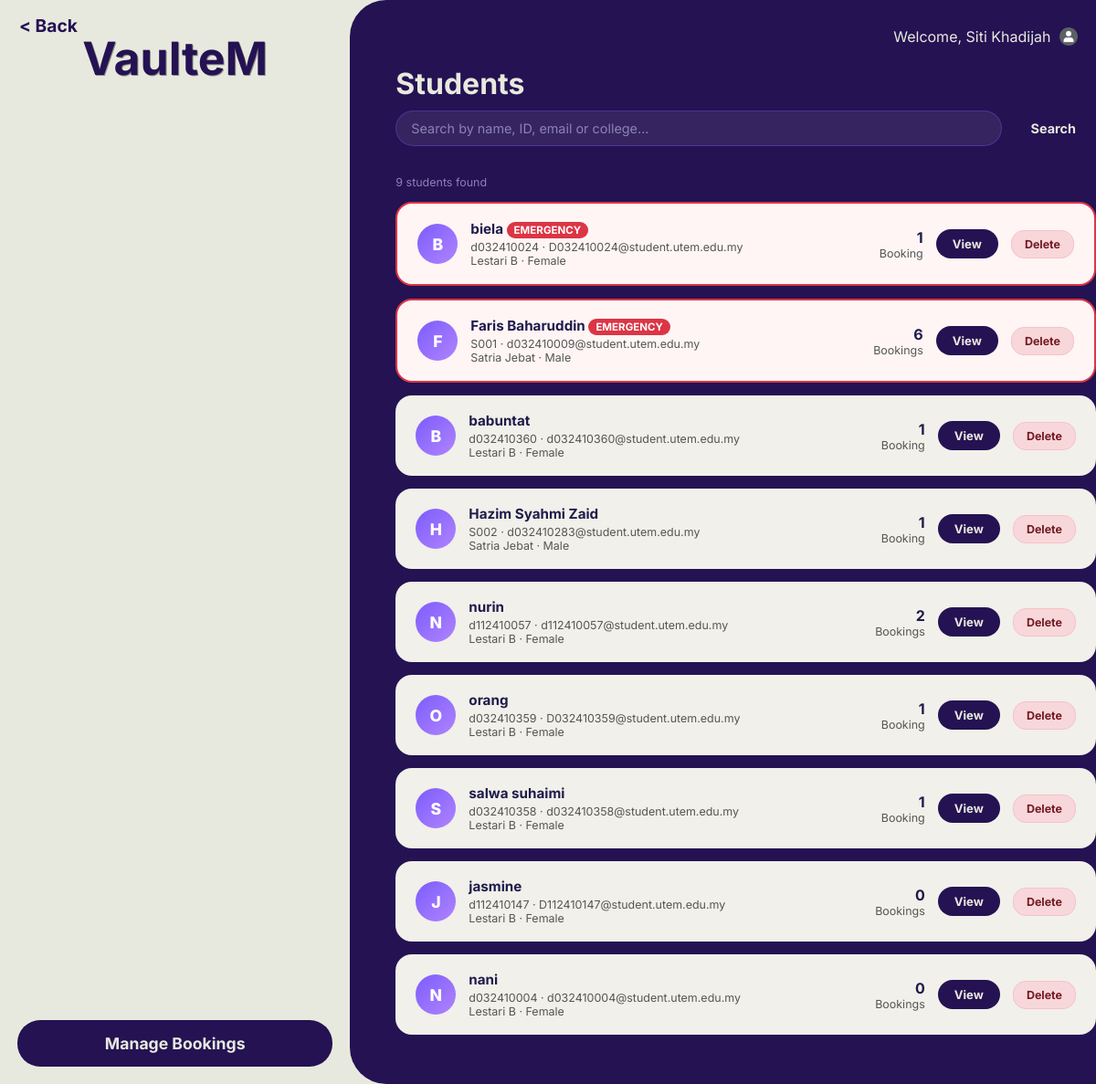
The app's page /staffStudentList.php (signed in), older data.
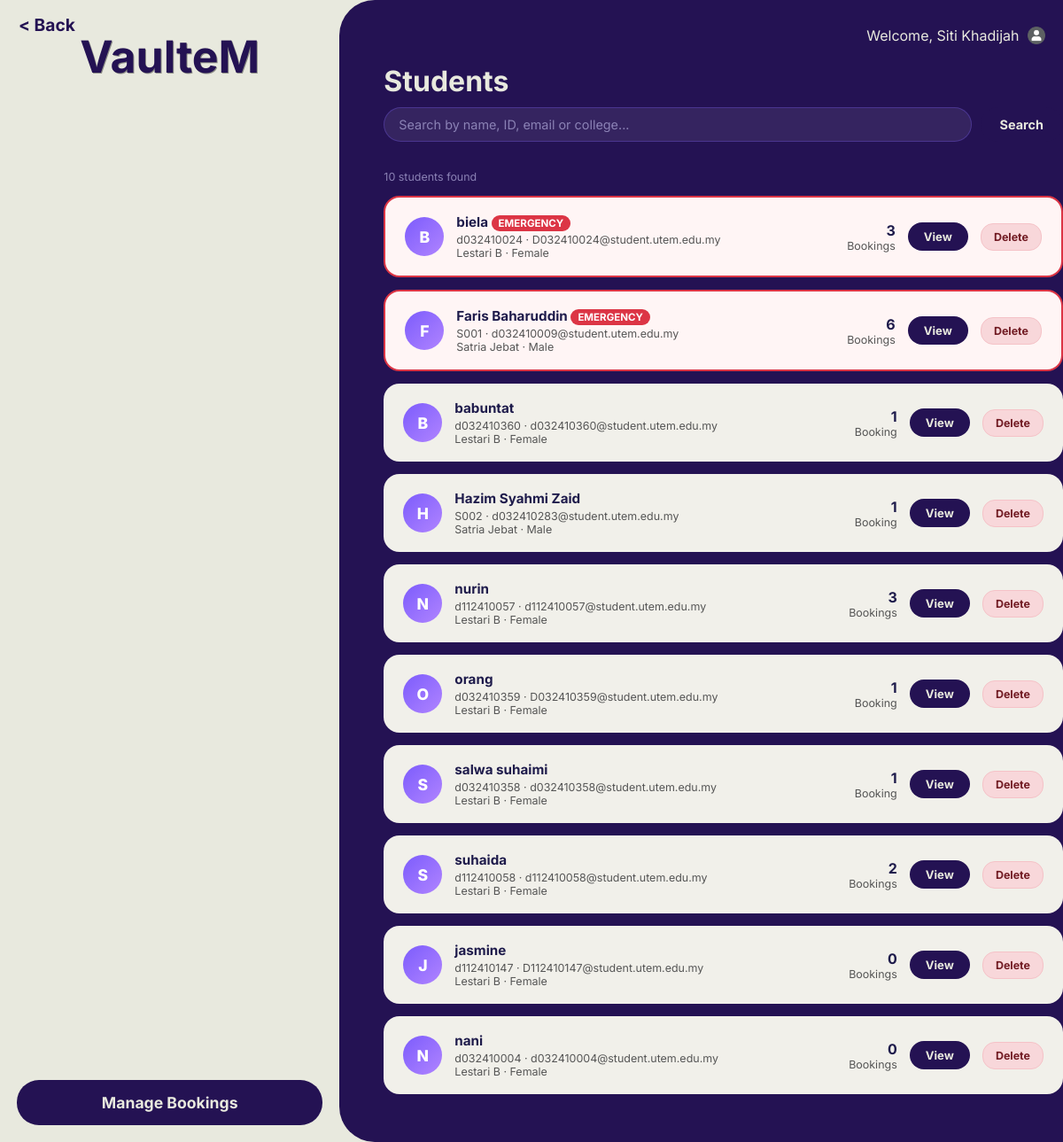
The same page, newer data.
### tables this page shows
CREATE TABLE `student` (
  `Student_ID` varchar(10) NOT NULL,
  `Student_Name` varchar(100) NOT NULL,
  `Student_Mail` varchar(30) NOT NULL,
  `Student_Password` varchar(100) NOT NULL,
  `Student_PhoneNo` char(15) NOT NULL,
  `Gender` char(1) NOT NULL,
  `Residential_ID` int(100) NOT NULL
);

CREATE TABLE `residential_college` (
  `Residential_ID` int(100) NOT NULL,
  `Residential_Block` varchar(100) NOT NULL,
  `Gender_Type` char(1) NOT NULL
);

### staffStudentList.php (the view, shortened to what this page needs)
<?php
$conn = new mysqli("localhost", "root", "", "utem_accommodation");
$staff_name = $_SESSION['Staff_Name'] ?? 'Staff';
$search    = trim($_GET['q'] ?? '');
$searchSql = '';
$students = $conn->query("
    SELECT s.Student_ID, s.Student_Name, s.Student_Mail, s.Student_PhoneNo, s.Gender,
           rc.Residential_Block,
           COUNT(b.Booking_ID) AS TotalBookings,
           MAX(b.Booking_Priority = 'Y') AS HasEmergency
    FROM student s
    LEFT JOIN residential_college rc ON s.Residential_ID = rc.Residential_ID
    LEFT JOIN booking b ON s.Student_ID = b.Student_ID
    $searchSql
    GROUP BY s.Student_ID, s.Student_Name, s.Student_Mail, s.Student_PhoneNo, s.Gender, rc.Residential_Block
    ORDER BY HasEmergency DESC, s.Student_Name ASC
");
?>
<!DOCTYPE html>
<html lang="en">
<head>
    <link rel="stylesheet" href="status.css">
    <link rel="stylesheet" href="mobile.css">
</head>
<body>
<div id="wrapper">
    <button class="back" onclick="history.back()">&#60; Back</button>
    <div class="leftcontainer">
        <header>
            <h1 onclick="window.location.href='staffMainStatus.php'" style="cursor:pointer;">VaulteM</h1>
        </header>
        <button type="button" id="booking" onclick="window.location.href='Staffmainstatus.php'">
            Manage Bookings
        </button>
    </div>
    <div class="rightcontainer">
        <div id="userName">
            Welcome,
            <span id="currentName"><?php echo htmlspecialchars($staff_name); ?></span>
            <span id="profileContainer">
                <img id="userImage" src="/image/user.png" width="20px" height="20px" onclick="profileMenu()">
            </span>
        </div>
        <h1>Students</h1>
        <form method="GET" class="search-bar">
            <input type="text" name="q" placeholder="Search by name, ID, email or college..." value="<?php echo htmlspecialchars($search); ?>">
            <button type="submit">Search</button>
        </form>
        <?php
        $count = $students ? $students->num_rows : 0;
        ?>
        <p class="result-count"><?php echo $count; ?> student<?php echo $count !== 1 ? 's' : ''; ?> found<?php echo $search ? " for \"$search\"" : ''; ?></p>
        <?php if ($students && $students->num_rows > 0):
            while ($st = $students->fetch_assoc()):
                $initial = strtoupper(substr($st['Student_Name'], 0, 1));
        ?>
            <div class="student-card <?php echo $st['HasEmergency'] ? 'emergency-card' : ''; ?>">
                <div class="student-avatar"><?php echo $initial; ?></div>
                <div class="student-info">
                    <h4>
                        <?php echo htmlspecialchars($st['Student_Name']); ?>
                        <?php if ($st['HasEmergency']): ?>
                            <span class="emergency-badge" >EMERGENCY</span>
                        <?php endif; ?>
                    </h4>
                <p><?php echo htmlspecialchars($st['Student_ID']); ?> · <?php echo htmlspecialchars($st['Student_Mail']); ?></p>
                <p><?php echo htmlspecialchars($st['Residential_Block'] ?? 'N/A'); ?> · <?php echo $st['Gender'] === 'M' ? 'Male' : ($st['Gender'] === 'F' ? 'Female' : 'N/A'); ?></p>
            </div>
            <div class="student-meta">
                <strong><?php echo $st['TotalBookings']; ?></strong>
                Booking<?php echo $st['TotalBookings'] !== '1' ? 's' : ''; ?>
            </div>
            <a class="view-btn" href="staffStudentDetail.php?id=<?php echo urlencode($st['Student_ID']); ?>">View</a>
            <form method="POST" style="display:inline;"
                  onsubmit="return confirm('Delete student <?php echo htmlspecialchars(addslashes($st['Student_Name'])); ?> and all their booking records? This cannot be undone.')">
                <button type="submit" class="delete-btn">Delete</button>
            </form>
        </div>
        <?php endwhile;
        else: ?>
            <p style="color:#8b82b5;">No students found.</p>
        <?php endif; ?>
    </div>
</div>
</body>
</html>

Row changes from the older to the newer data that the page shows:
shown differently, row unchanged: student "biela": TotalBookings "1" → "3"; now shows "s"
computed for student "nurin": TotalBookings "2" → "3"
added student: Student_Name "S", Student_Name "suhaida", Student_ID "d112410058", Student_Mail "d112410058@student.utem.edu.my", Residential_ID.Residential_Block "Lestari B", Gender "Female", TotalBookings "2"
Text that changed along with them:
$count: "9" → "10"
